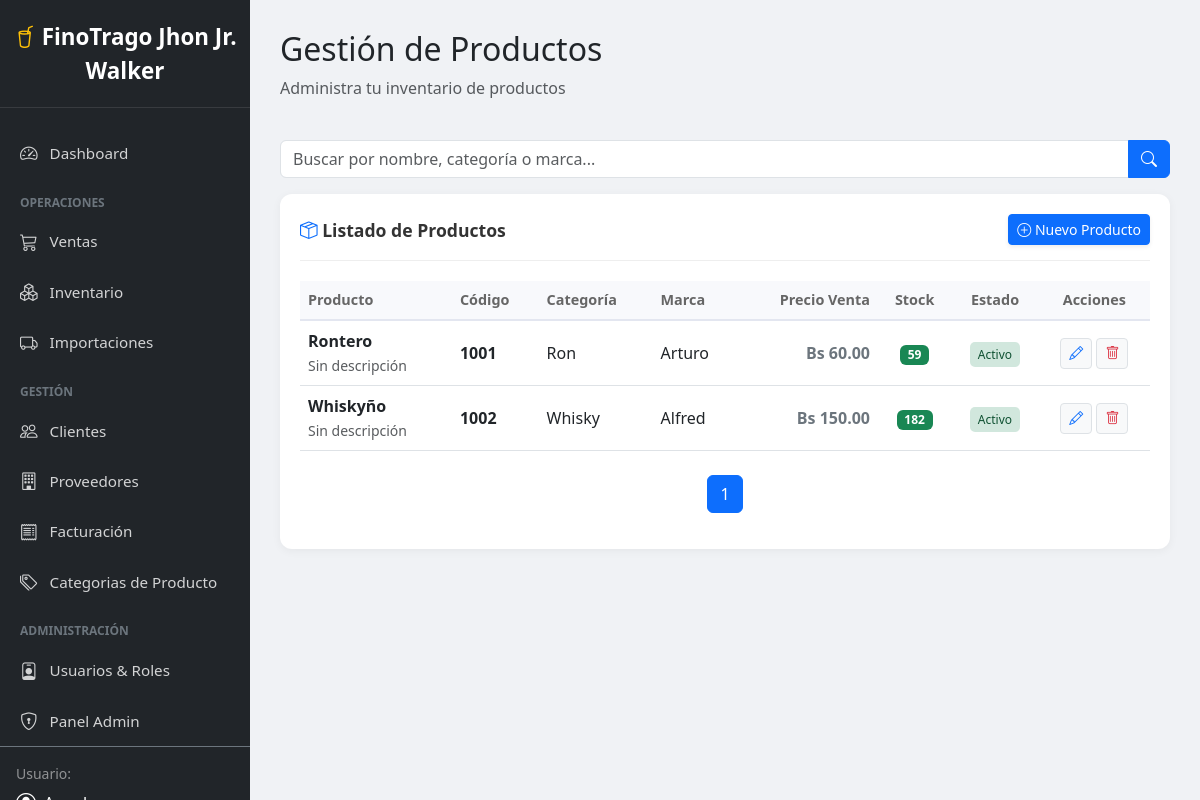
The page /productos/ (signed in) on the database its author committed.
### dashboard/models.py (models this page shows, shortened)
class Producto(models.Model):
    nombre = models.CharField(max_length=100)
    descripcion = models.TextField(blank=True, null=True)
    codigo = models.CharField(max_length=50, unique=True) # Vital para inventario
    categoria = models.ForeignKey(Categoria, on_delete=models.SET_NULL, null=True)
    proveedor = models.ForeignKey(Proveedor, on_delete=models.SET_NULL, null=True)
    ubicacion = models.ForeignKey(Ubicacion, on_delete=models.SET_NULL, null=True)
    precio_compra = models.DecimalField(max_digits=10, decimal_places=2)
    precio_venta = models.DecimalField(max_digits=10, decimal_places=2)
    stock_actual = models.IntegerField(default=0)
    stock_minimo = models.IntegerField(default=5)
    tipo = models.CharField(max_length=20, default='Varios') # VINO, RON, etc.
    marca = models.CharField(max_length=50, blank=True)
    activo = models.BooleanField(default=True)

class Categoria(models.Model):
    nombre = models.CharField(max_length=50)
    descripcion = models.CharField(max_length=150, blank=True, null=True)
    PERMISOS_DEFECTO = [
        ("modulo_dashboard", "Acceso al dashboard principal"),
        ("modulo_usuarios", "Gestión de usuarios"),
        ("modulo_categorias", "Gestión de categorías de productos"),
        ("modulo_facturacion", "Facturación y ventas"),
        ("modulo_proveedores", "Gestión de proveedores"),
        ("modulo_clientes", "Gestión de clientes"),
        ("modulo_inventario", "Gestión de productos"),
        ("modulo_importacion", "Gestión de importaciones"),
        ("modulo_ventas", "Gestión de ventas"),
        ("modulo_reportes", "Acceso a reportes"),
    ]
    class Meta:
        verbose_name_plural = "Categorías"

### dashboard/decorators.py (the view)
        def wrapper(request, *args, **kwargs):
            perfil = getattr(request.user, 'perfil', None)
            if not perfil or not perfil.tiene_permiso(nombre_permiso):
                messages.error(request, "No tienes permisos para realizar esta acción.")
                return redirect('dashboard:principal')
            return view_func(request, *args, **kwargs)

### dashboard/models.py (called while the page is built)
    def tiene_permiso(self, permiso):
        if not self.rol:
            return False
        return self.rol.permisos.filter(nombre=permiso).exists()

### dashboard/templatetags/permisos.py (called while the page is built)
@register.filter
def tiene_permiso(usuario, permiso):
    if not usuario or not hasattr(usuario, 'perfil'):
        return False
    return usuario.perfil.tiene_permiso(permiso)

### dashboard/views.py (called while the page is built)
@login_required
@permiso_requerido('modulo_inventario')
def lista_productos(request):
    search = request.GET.get ('search', '')
    datos = Producto.objects.all().order_by("nombre")
    if search:
        datos = datos.filter(
            Q(nombre__icontains=search) |
            Q(categoria_id__nombre__icontains=search) |
            Q(marca__icontains=search)
        )
    paginacion = Paginator(datos, 10)
    numero_pagina = request.GET.get('page')
    datos = paginacion.get_page(numero_pagina)
    context = {
        "datos": datos,
        "search": search,
    }
    return render(request, 'dashboard/lista_producto.html', context)

### dashboard/templates/dashboard/lista_producto.html (shortened to what this page needs)
{% extends "dashboard/base.html" %}
{% block content %}
<div class="main-content">
    <div class="d-flex justify-content-between align-items-center mb-4">
        <div>
            <h2>Gestión de Productos</h2>
            <p class="text-muted">Administra tu inventario de productos</p>
        </div>
    </div>
    <form method="get" class="mb-3">
        <div class="input-group">
            <input
                type="text"
                name="search"
                class="form-control"
                placeholder="Buscar por nombre, categoría o marca..."
                value="{{ search }}"
            >
            <button class="btn btn-primary" type="submit">
                <i class="bi bi-search"></i>
            </button>
        </div>
    </form>
    <div class="chart-card">
        <div class="chart-title">
            <span>
                <i class="bi bi-box-seam text-primary"></i> Listado de Productos
            </span>
            <a href="{% url 'dashboard:crear_producto' %}" class="btn btn-primary btn-sm shadow-sm">
                <i class="bi bi-plus-circle"></i> Nuevo Producto
            </a>
        </div>
        <div class="table-responsive">
            <table class="table table-custom table-hover">
                <thead>
                    <tr>
                        <th>Producto</th>
                        <th>Código</th>
                        <th>Categoría</th>
                        <th>Marca</th>
                        <th class="text-end">Precio Venta</th>
                        <th class="text-center">Stock</th>
                        <th class="text-center">Estado</th>
                        <th class="text-center">Acciones</th>
                    </tr>
                </thead>
                <tbody>
                    {% for p in datos %}
                    <tr>
                        <td>
                            <div class="fw-bold text-dark">{{ p.nombre }}</div>
                            <small class="text-muted">
                                {{ p.descripcion|default:"Sin descripción"|truncatechars:40 }}
                            </small>
                        </td>
                        <td class="fw-bold">{{ p.codigo }}</td>
                        <td>
                            {{ p.categoria.nombre|default:"—" }}
                        </td>
                        <td>{{ p.marca|default:"—" }}</td>
                        <td class="text-end fw-bold text-secondary">
                            Bs {{ p.precio_venta|floatformat:2 }}
                        </td>
                        <td class="text-center">
                            {% if p.stock_actual <= p.stock_minimo %}
                                <span class="badge bg-danger">
                                    {{ p.stock_actual }}
                                </span>
                            {% else %}
                                <span class="badge bg-success">
                                    {{ p.stock_actual }}
                                </span>
                            {% endif %}
                        </td>
                        <td class="text-center">
                            {% if p.activo %}
                                <span class="badge-activo">Activo</span>
                            {% else %}
                                <span class="badge-inactivo">Inactivo</span>
                            {% endif %}
                        </td>
                        <td class="text-center">
                            <a href="{% url 'dashboard:editar_producto' p.id %}"
                               class="btn btn-sm btn-light text-primary border"
                               title="Editar">
                                <i class="bi bi-pencil"></i>
                            </a>
                            <a href="{% url 'productos:eliminar_producto' p.id %}"
                               class="btn btn-sm btn-light text-danger border"
                               title="Eliminar">
                                <i class="bi bi-trash"></i>
                            </a>
                        </td>
                    </tr>
                    {% endfor %}
                </tbody>
            </table>
            <nav class="mt-4">
                <ul class="pagination justify-content-center">
                    {% for num in datos.paginator.page_range %}
                        {% if datos.number == num %}
                            <li class="page-item active">
                                <span class="page-link">{{ num }}</span>
                            </li>
                        {% elif num > datos.number|add:'-3' and num < datos.number|add:'3' %}
                            <li class="page-item">
                                <a class="page-link" href="?page={{ num }}&search={{ search }}">{{ num }}</a>
                            </li>
                        {% endif %}
                    {% endfor %}
                </ul>
            </nav>
        </div>
    </div>
</div>
{% endblock %}

### dashboard/static/styles/dashboard.css (style rules this page uses)
.main-content { margin-left: 250px; padding: 30px; background-color: #f0f2f5; min-height: 100vh; }
.chart-card { background: white; border-radius: 12px; padding: 20px; box-shadow: 0 2px 10px rgba(0,0,0,0.05); margin-bottom: 30px; }
.chart-title { font-size: 1.1rem; font-weight: bold; color: #333; margin-bottom: 20px; padding-bottom: 15px; border-bottom: 1px solid #eee; display: flex; justify-content: space-between; align-items: center; }
.table-custom thead th { background-color: #f8f9fc; border-bottom: 2px solid #e3e6f0; color: #666; font-weight: 600; font-size: 0.9rem; }
.table-custom td { vertical-align: middle; }
.badge-activo { background-color: #d1e7dd; color: #0f5132; padding: 4px 8px; border-radius: 5px; font-size: 0.75rem; }

### dashboard/templates/dashboard/base.html (style rules this page uses)
body { min-height: 100vh; overflow-x: hidden; background-color: #f8f9fa; }

### rows shown on the page
Producto: nombre "Rontero", descripcion "Sin descripción", codigo "1001", categoria.nombre "Ron", marca "Arturo", precio_venta "60.00", stock_actual "59", activo "Activo"
Producto: nombre "Whiskyño", descripcion "Sin descripción", codigo "1002", categoria.nombre "Whisky", marca "Alfred", precio_venta "150.00", stock_actual "182", activo "Activo"

### other values the page prints
{{ num }} "1"
